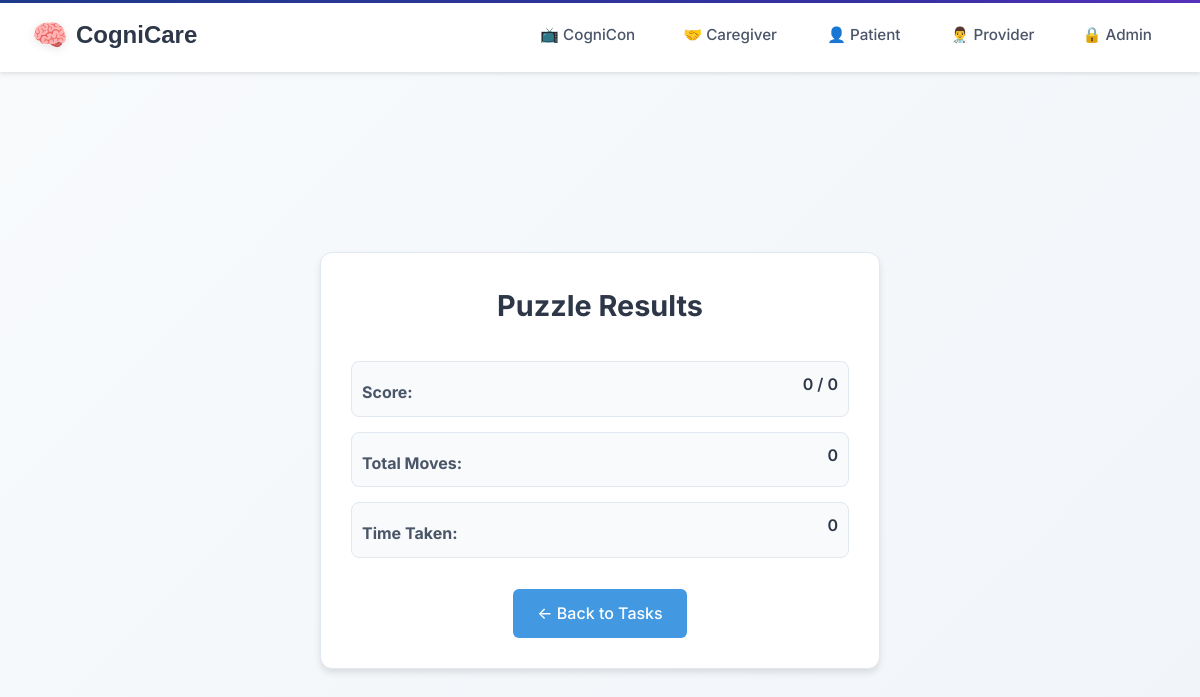
The page /taskmanager/task-results/149/ (signed in) on the database its author committed.
### taskmanager/models.py (models this page shows, shortened)
class TaskResponse(models.Model):
    task = models.OneToOneField(Task, on_delete=models.CASCADE, related_name='response')
    responses = models.JSONField(default=dict)
    started_at = models.DateTimeField(auto_now_add=True)
    completed_at = models.DateTimeField(null=True, blank=True)
    score = models.FloatField(null=True, blank=True)
    notes = models.TextField(blank=True)
    class Meta:
        ordering = ['-started_at']

### taskmanager/views/__init__.py (the view)
# urls.py: path('task-results/<int:task_id>/', views.task_results, name='task_results'),
def task_results(request, task_id):
    view = TaskResultsView()
    return view.get(request, task_id)

### taskmanager/views/base.py (called while the page is built)
    def _get_redirect_url(self, user_profile):
        if user_profile.user_type == 'caregiver':
            return 'caregiver_dashboard'
        elif user_profile.user_type == 'provider':
            return 'provider_dashboard'
        else:  # Default to patient
            return 'patient_dashboard'

### templates/tasks/games/puzzle/hard/results.html (shortened to what this page needs)
{% extends 'layouts/base.html' %}
{% load static %}
{% block extra_css %}
<link rel="stylesheet" href="{% static 'css/games.css' %}">
{% endblock %}
{% block content %}
<div class="results-container">
  <div class="results-card">
    <h1>Puzzle Results</h1>
    <div class="stat-row">
      <span class="stat-label">Score:</span>
      <span class="stat-value">{{ task_response.responses.score|default:"0" }} / {{ task_response.responses.total|default:"0" }}</span>
    </div>
    <div class="stat-row">
      <span class="stat-label">Total Moves:</span>
      <span class="stat-value">{{ task_response.responses.moves|default:"0" }}</span>
    </div>
    <div class="stat-row">
      <span class="stat-label">Time Taken:</span>
      <span class="stat-value" id="time-taken">{{ task_response.responses.time|default:"0" }}</span>
    </div>
    <a href="{{ back_url }}" class="back-btn">
      ← Back to Tasks
    </a>
  </div>
</div>
{% endblock %}

### static/css/base.css (style rules this page uses)
:root { --patient-primary: #9333ea; --patient-secondary: #7c3aed; --patient-accent: #8b5cf6; --caregiver-primary: #059669; --caregiver-secondary: #047857; --caregiver-accent: #10b981; --provider-primary: #1e3a8a; --provider-secondary: #1e40af; --provider-accent: #3730a3; --admin-primary: #1a202c; --admin-secondary: #2d3748; --admin-accent: #fbbf24; --neutral-50: #f8fafc; --neutral-100: #f1f5f9; --neutral-200: #e2e8f0; --neutral-300: #cbd5e1; --neutral-400: #94a3b8; --neutral-500: #64748b; --neutral-600: #475569; --neutral-700: #334155; --neutral-800: #1e293b; --neutral-900: #0f172a; }
* { margin: 0; padding: 0; box-sizing: border-box; }
body { background: linear-gradient(135deg, var(--neutral-50) 0%, var(--neutral-100) 100%); font-family: 'Inter', -apple-system, BlinkMacSystemFont, 'Segoe UI', Roboto, sans-serif; min-height: 100vh; color: var(--neutral-700); line-height: 1.6; }

### static/css/design-system.css (style rules this page uses)
.stat-label { font-size: 1rem; font-weight: 600; color: #666; }

### static/css/base-layout.css (style rules this page uses)
.theme-patient { --primary-color: #48bb78; --secondary-color: #38a169; }
.theme-default { --primary-color: #4a5568; --secondary-color: #2d3748; }
html { scroll-behavior: smooth; }

### static/css/games.css (style rules this page uses)
.back-btn { background: #4299e1; color: white; border: none; padding: 0.75rem 1.5rem; border-radius: 6px; font-size: 1rem; cursor: pointer; margin-top: 1rem; transition: background-color 0.2s ease; text-decoration: none; display: inline-block; }
.results-container { max-width: 600px; margin: 40px auto; padding: 20px; text-align: center; }
.results-card { background: white; border-radius: 12px; padding: 30px; box-shadow: 0 4px 6px rgba(0, 0, 0, 0.1); border: 1px solid #e2e8f0; }
.results-card h1 { color: #2d3748; margin-bottom: 2rem; font-size: 1.8rem; }
.stat-row { display: flex; justify-content: space-between; margin: 15px 0; padding: 10px; background: #f8fafc; border-radius: 8px; border: 1px solid #e2e8f0; }
.stat-label { font-weight: bold; color: #4a5568; }
.stat-value { color: #2d3748; font-weight: 600; }
.results-card { animation: slideIn 0.6s ease-out; }

### static/css/dashboard.css (style rules this page uses)
.logout-btn, .back-btn { background: rgba(255,255,255,0.2); color: white; padding: 0.75rem 1.5rem; border-radius: 8px; text-decoration: none; font-weight: 500; transition: all 0.3s ease; border: 1px solid rgba(255,255,255,0.3); }

### static/css/pages.css (style rules this page uses)
.stat-label { color: var(--neutral-600); font-weight: 500; margin-top: 0.5rem; }

### rows shown on the page
TaskResponse: responses.score "0", responses.total "0", responses.moves "0", responses.time "0"
